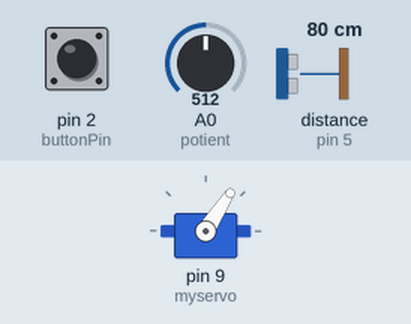
Bench run of a sketch on a simulated Arduino Uno, built with avr-gcc and run on an emulated ATmega328P. Parts: servo. Wiring (inferred from the names in the program): ultrasonic range finder: trigger pin 6; echo pin 5. The test bench sets the inputs (shaded band); at power-on: pin 2 (buttonPin) HIGH, A0 (potient) = 512, distance to the obstacle (sensor on pin 5) 80 cm. The echo pulse lasts 58.3 µs per cm; what the sketch prints to the serial monitor is not drawn.

Above: at 1.2 s.
1.3 s: pin 2 (buttonPin) pulled LOW for 0.15 s
At 1.9 s:
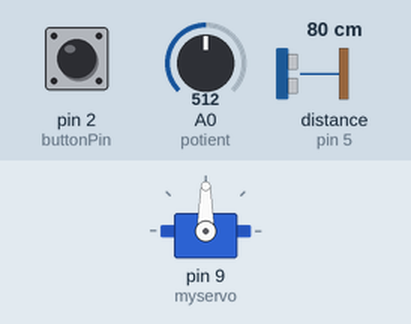
4.3 s: A0 (potient) set to 716
At 5.1 s:
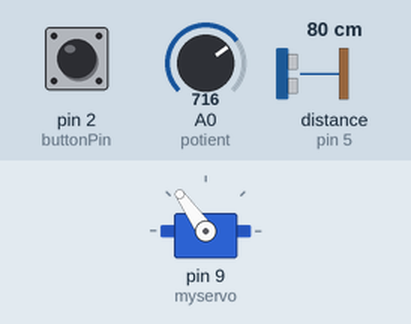
5.8 s: A0 (potient) set to 900
At 6.5 s:
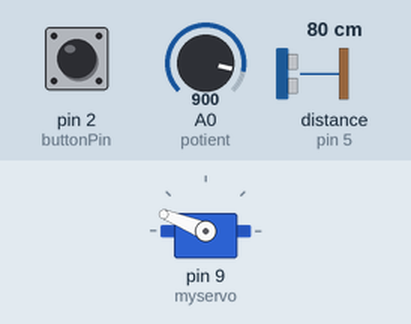
7.3 s: pin 2 (buttonPin) pulled LOW for 1 s
10.3 s: pin 2 (buttonPin) pulled LOW for 3.2 s
15.0 s: A0 (potient) set to 122
At 15.7 s:
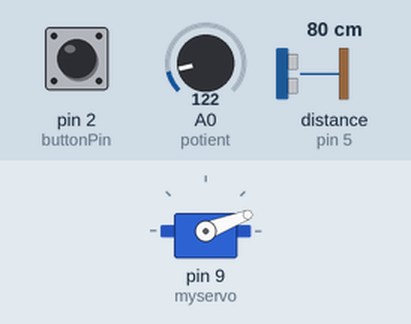
Timing chart, 0 to 17.5 s (numbered marks = the images above; inputs shaded):
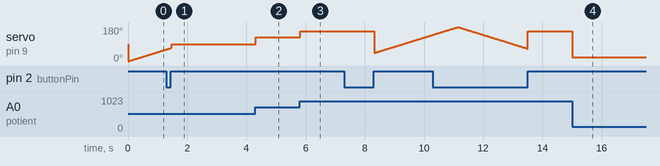

Measured:
- after the input at 4.3 s, servo on pin 9 (myservo): 90° → 125° at once
- after the input at 5.8 s, servo on pin 9 (myservo): 125° → 158° at once
- after the input at 15.0 s, servo on pin 9 (myservo): 158° → 21° at once

The sketch:

sketch_may03c.ino
```cpp
#include <Servo.h>

Servo myservo;  // create servo object to control a servo
// twelve servo objects can be created on most boards
int buttonPin = 2;
int pos = 0;    // variable to store the servo position
int potient = A0;
int potientValue = 0;
int programState = 0;
int buttonState = HIGH;
int buttonAdur = LOW;
int trigPin = 6;
int echoPin = 5;
int servoPin = 9;
int led = 3;
int servoValue = 0;
int servoStep = 1;
int cm;

void setup() {
  Serial.begin(9600);
  myservo.attach(9);
  pinMode(buttonPin, INPUT_PULLUP);
  pinMode(potient, INPUT);
  pinMode(trigPin,OUTPUT);
  pinMode(echoPin,INPUT);

}

void loop() {
  potientValue = analogRead(potient);
  potientValue = map(potientValue, 0, 1023, 0, 180);
  buttonState = digitalRead(buttonPin);
  digitalWrite(trigPin,LOW);
  delayMicroseconds(2);
  digitalWrite(trigPin,HIGH);
  delayMicroseconds(10);
  digitalWrite(trigPin,LOW);
  cm = pulseIn(echoPin,HIGH)/58.0;
  cm = (int(cm * 100.0))/100.0;
  if(cm < 0)
  {
    cm = 0;
  }
  if (servoValue == 180) {
    servoStep = -1;
  }
  else if (servoValue == 0) {
    servoStep = 1;
  }
  if (buttonState == HIGH && buttonAdur == LOW) {
    if (programState == 0) {
      programState = 1;
    }
    else if (programState == 1) {
      programState = 0;
    }
  }
  if (programState == 0) {
    myservo.write(potientValue);
  }
  else if (programState == 1) {
    myservo.write(servoValue);
  }
  if (cm < 20) {
    digitalWrite(led, HIGH);
  } else {
    digitalWrite(led, LOW);
  }
  delay(15);
  Serial.println(cm);
  servoValue += servoStep;
  buttonAdur = buttonState;
}
```
